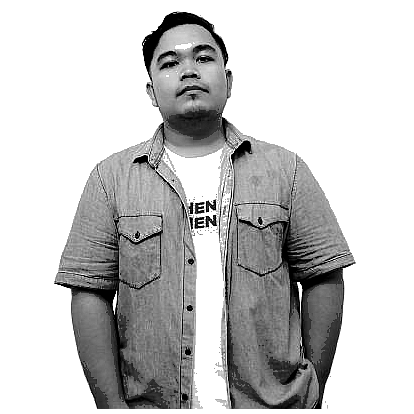
#> input picture source-prepped.png, 414 x 414 px
$ python make_ascii_svg.py
#> lines starting #> are read from the running program, lines starting #| are printed output that depends on the picture
"""
Convert a portrait photo into a CLEAN, monochrome ASCII-art SVG
that "types" itself in like a terminal, then holds.
"""
from PIL import Image, ImageEnhance, ImageOps, ImageFilter
import html
import os
import sys

HERE = os.path.dirname(os.path.abspath(__file__))
SRC = sys.argv[1] if len(sys.argv) > 1 else os.path.join(HERE, "..", "source-prepped.png")
OUT = sys.argv[2] if len(sys.argv) > 2 else os.path.join(HERE, "..", "kusmayuda-ascii.svg")

COLS = int(os.environ.get("COLS", 180))
ART_W_TARGET = 800
CELL_W = ART_W_TARGET / COLS
CELL_H = CELL_W * 15 / 8
ROWS = round(COLS * 8 / 15)
RAMP = " .`:-=+*cs#%@"  # bright(sparse) -> dark(dense); leading space clears bg

CONTRAST = 1.05
BRIGHTNESS = 1.0
GAMMA = 1.18          # >1 brightens mids -> face lands in sparser chars
SHARPEN = False
WHITE_FLOOR = 0.80    # luminance above this is forced to blank (space)

PAD = 20
TITLEBAR_H = 30
STATUS_H = 30
ART_W = COLS * CELL_W
ART_H = ROWS * CELL_H
CANVAS_W = ART_W + PAD * 2
CANVAS_H = TITLEBAR_H + ART_H + STATUS_H + PAD

BG = "#0d1117"
BG2 = "#111722"
FRAME = "#30363d"
TITLE_TEXT = "#7d8590"
INK = "#c9d1d9"      # the single ascii color
CURSOR = "#c9d1d9"

# reveal timing
ROW_DUR = 5.8 / ROWS
STAGGER = ROW_DUR

im = Image.open(SRC).convert("L")
#> im is the input picture: PIL image 414x414 L; min 0, max 255, mean 198.6
if SHARPEN:
    im = im.filter(ImageFilter.UnsharpMask(radius=2, percent=140, threshold=2))
im = ImageEnhance.Brightness(im).enhance(BRIGHTNESS)
im = ImageEnhance.Contrast(im).enhance(CONTRAST)
im = im.resize((COLS, ROWS), Image.LANCZOS)
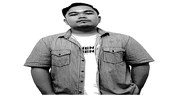
#> im: PIL image 180x96 L; min 0, max 255, mean 196.9
px = im.load()

STATIC = bool(os.environ.get("STATIC"))

rows_txt = []
for y in range(ROWS):
    chars = []
    for x in range(COLS):
        lum = px[x, y] / 255.0
        lum = pow(lum, GAMMA)
        if lum >= WHITE_FLOOR:
            chars.append(" ")
            continue
        idx = int((1.0 - lum) * (len(RAMP) - 1) + 0.5)
        idx = max(0, min(len(RAMP) - 1, idx))
        chars.append(RAMP[idx])
    rows_txt.append("".join(chars))
#> after the loop, rows_txt = 96 items

art_top = TITLEBAR_H + PAD * 0.35

parts = []
parts.append(
    f'<svg xmlns="http://www.w3.org/2000/svg" width="{CANVAS_W}" height="{CANVAS_H}" '
    f'viewBox="0 0 {CANVAS_W} {CANVAS_H}" font-family="ui-monospace, SFMono-Regular, '
    f'Menlo, Consolas, monospace">'
)
parts.append('<defs>'
             f'<linearGradient id="bg" x1="0" y1="0" x2="0" y2="1">'
             f'<stop offset="0" stop-color="{BG2}"/><stop offset="1" stop-color="{BG}"/>'
             f'</linearGradient></defs>')

parts.append(f'<rect width="{CANVAS_W}" height="{CANVAS_H}" rx="12" fill="url(#bg)"/>')
parts.append(f'<rect x="0.5" y="0.5" width="{CANVAS_W-1}" height="{CANVAS_H-1}" rx="12" '
             f'fill="none" stroke="{FRAME}" stroke-width="1"/>')

parts.append(f'<line x1="0" y1="{TITLEBAR_H}" x2="{CANVAS_W}" y2="{TITLEBAR_H}" stroke="{FRAME}"/>')
for i, dotcol in enumerate(["#ff5f56", "#ffbd2e", "#27c93f"]):
    parts.append(f'<circle cx="{PAD + i*16}" cy="{TITLEBAR_H/2}" r="5" fill="{dotcol}"/>')
parts.append(f'<text x="{CANVAS_W/2}" y="{TITLEBAR_H/2 + 4}" fill="{TITLE_TEXT}" font-size="12" '
             f'text-anchor="middle">kusmayuda@github: ~$ ./portrait.sh</text>')

# one <text> per row
font_size = CELL_H * 0.86
for ry, line in enumerate(rows_txt):
    y = art_top + ry * CELL_H + CELL_H * 0.74
    row_y = art_top + ry * CELL_H
    delay = ry * STAGGER
    safe = html.escape(line)
    text = (f'<text xml:space="preserve" x="{PAD}" y="{y:.1f}" fill="{INK}" '
            f'font-size="{font_size:.1f}" textLength="{ART_W}" lengthAdjust="spacing">{safe}</text>')

    if STATIC:
        parts.append(text)
        continue

    parts.append(
        f'<clipPath id="r{ry}"><rect x="{PAD}" y="{row_y:.1f}" height="{CELL_H}" width="0">'
        f'<animate attributeName="width" from="0" to="{ART_W}" begin="{delay:.3f}s" '
        f'dur="{ROW_DUR:.2f}s" fill="freeze"/></rect></clipPath>'
    )
    parts.append(f'<g clip-path="url(#r{ry})">{text}</g>')
    parts.append(
        f'<rect y="{row_y+1:.1f}" width="{CELL_W}" height="{CELL_H-2}" fill="{CURSOR}" opacity="0">'
        f'<animate attributeName="x" from="{PAD}" to="{PAD+ART_W}" begin="{delay:.3f}s" '
        f'dur="{ROW_DUR:.2f}s" fill="freeze"/>'
        f'<set attributeName="opacity" to="0.85" begin="{delay:.3f}s"/>'
        f'<set attributeName="opacity" to="0" begin="{delay+ROW_DUR:.3f}s"/></rect>'
    )
#> this loop made 96 passes
#> (y, row_y, delay) on passes 1 to 12: (43.17, 37, 0), (51.5, 45.33, 0.0604), (59.83, 53.67, 0.121), (68.17, 62, 0.181), (76.5, 70.33, 0.242), (84.83, 78.67, 0.302), (93.17, 87, 0.362), (101.5, 95.33, 0.423), (109.8, 103.7, 0.483), (118.2, 112, 0.544), (126.5, 120.3, 0.604), (134.8, 128.7, 0.665)
#> after the loop, parts = 297 items

# status bar with steady blinking cursor
status_line_y = TITLEBAR_H + ART_H + PAD * 0.35
status_y = status_line_y + 19
parts.append(f'<line x1="0" y1="{status_line_y:.1f}" x2="{CANVAS_W}" y2="{status_line_y:.1f}" stroke="{FRAME}"/>')
parts.append(f'<text x="{PAD}" y="{status_y:.1f}" fill="{TITLE_TEXT}" font-size="13">'
             f'kusmayuda@github:~$ whoami <tspan fill="{INK}">Kusmayuda</tspan></text>')
status_chars = len("kusmayuda@github:~$ whoami Kusmayuda ")
parts.append(f'<rect x="{PAD + status_chars * 13 * 0.6:.1f}" y="{status_y-12:.1f}" width="8" height="14" fill="{INK}">'
             f'<animate attributeName="opacity" values="1;1;0;0" keyTimes="0;0.5;0.51;1" '
             f'dur="1s" repeatCount="indefinite"/></rect>')

parts.append("</svg>")
svg = "".join(parts)
with open(OUT, "w", encoding="utf-8") as f:
    f.write(svg)
print("wrote", OUT, len(svg), "bytes;", CANVAS_W, "x", CANVAS_H)
#| wrote scripts/../kusmayuda-ascii.svg 80151 bytes; 840.0 x 880.0

$ run again, with source-photo.png copied over source-prepped.png
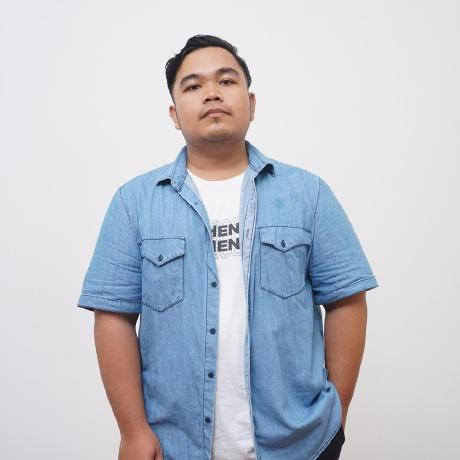
#> input picture source-photo.png, 460 x 460 px
#> `im = Image.open(SRC).convert("L")`:
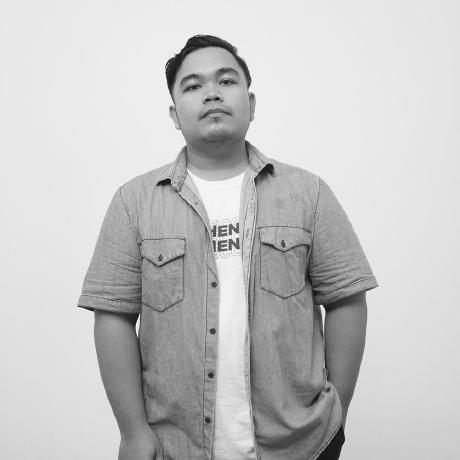
#> im: PIL image 460x460 L; min 2, max 255, mean 196.9
#> `im = im.resize((COLS, ROWS), Image.LANCZOS)`:
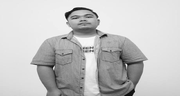
#> im: PIL image 180x96 L; min 10, max 255, mean 196.4
#> after the loop `for y in range(ROWS):`: rows_txt = 96 items
#> the loop `for ry, line in enumerate(rows_txt):` made 96 passes
#> (y, row_y, delay) on passes 1 to 8: (43.17, 37, 0), (51.5, 45.33, 0.0604), (59.83, 53.67, 0.121), (68.17, 62, 0.181), (76.5, 70.33, 0.242), (84.83, 78.67, 0.302), (93.17, 87, 0.362), (101.5, 95.33, 0.423)
#> after the loop `for ry, line in enumerate(rows_txt):`: parts = 297 items
#| wrote scripts/../kusmayuda-ascii.svg 80151 bytes; 840.0 x 880.0
